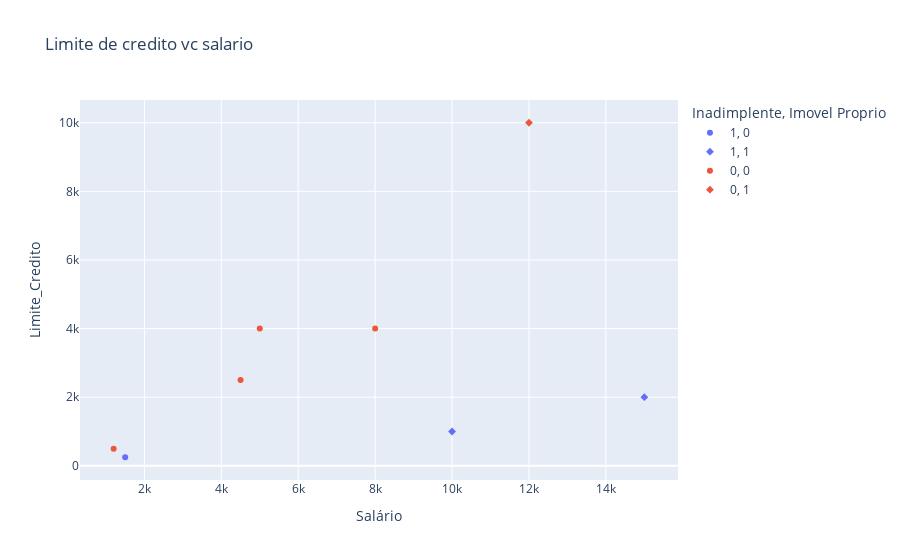

The code cell stored with this chart in its notebook:
### Markdown cell above
Justifiquem a escolha dos visuais e despertem o lado analítico de vocês com uma análise acerca do descoberto através dos gráficos. Lembrem o que aprendemos na aula, devemos ser assertivos na nossa mensagem.

### Code cell
df_ordenado = df.sort_values(by='Limite_Credito')

fig1 = px.scatter(
    df_ordenado,
    x= 'Salário',
    y= 'Limite_Credito',
    color= 'Historico_Inadimplencia',
    symbol= 'Imovel_Proprio',
    title= 'Limite de credito vc salario',
    labels= {'Historico_Inadimplencia': 'Inadimplente', 'Imovel_Proprio': 'Imovel Proprio'}
)
fig1.show()

### Figure 1 — Plotly figure (JSON) as saved in the notebook; plotly's stock layout.template omitted (floating-point values rounded to 4 significant figures)
{"data": [{"hovertemplate": "Inadimplente=1<br>Imovel Proprio=0<br>Salário=%{x}<br>Limite_Credito=%{y}<extra></extra>", "legendgroup": "1, 0", "marker": {"color": "#636efa", "symbol": "circle"}, "mode": "markers", "name": "1, 0", "orientation": "v", "showlegend": true, "type": "scatter", "x": [1500], "xaxis": "x", "y": [250], "yaxis": "y"}, {"hovertemplate": "Inadimplente=1<br>Imovel Proprio=1<br>Salário=%{x}<br>Limite_Credito=%{y}<extra></extra>", "legendgroup": "1, 1", "marker": {"color": "#636efa", "symbol": "diamond"}, "mode": "markers", "name": "1, 1", "orientation": "v", "showlegend": true, "type": "scatter", "x": [10000, 15000], "xaxis": "x", "y": [1000, 2000], "yaxis": "y"}, {"hovertemplate": "Inadimplente=0<br>Imovel Proprio=0<br>Salário=%{x}<br>Limite_Credito=%{y}<extra></extra>", "legendgroup": "0, 0", "marker": {"color": "#EF553B", "symbol": "circle"}, "mode": "markers", "name": "0, 0", "orientation": "v", "showlegend": true, "type": "scatter", "x": [1200, 4500, 8000, 5000], "xaxis": "x", "y": [500, 2500, 4000, 4000], "yaxis": "y"}, {"hovertemplate": "Inadimplente=0<br>Imovel Proprio=1<br>Salário=%{x}<br>Limite_Credito=%{y}<extra></extra>", "legendgroup": "0, 1", "marker": {"color": "#EF553B", "symbol": "diamond"}, "mode": "markers", "name": "0, 1", "orientation": "v", "showlegend": true, "type": "scatter", "x": [12000], "xaxis": "x", "y": [10000], "yaxis": "y"}], "layout": {"autosize": true, "legend": {"title": {"text": "Inadimplente, Imovel Proprio"}, "tracegroupgap": 0}, "title": {"text": "Limite de credito vc salario"}, "xaxis": {"anchor": "y", "autorange": true, "domain": [0, 1], "range": [340.8, 15860.0], "title": {"text": "Salário"}, "type": "linear"}, "yaxis": {"anchor": "x", "autorange": true, "domain": [0, 1], "range": [-554.6, 10800.0], "title": {"text": "Limite_Credito"}, "type": "linear"}}}
